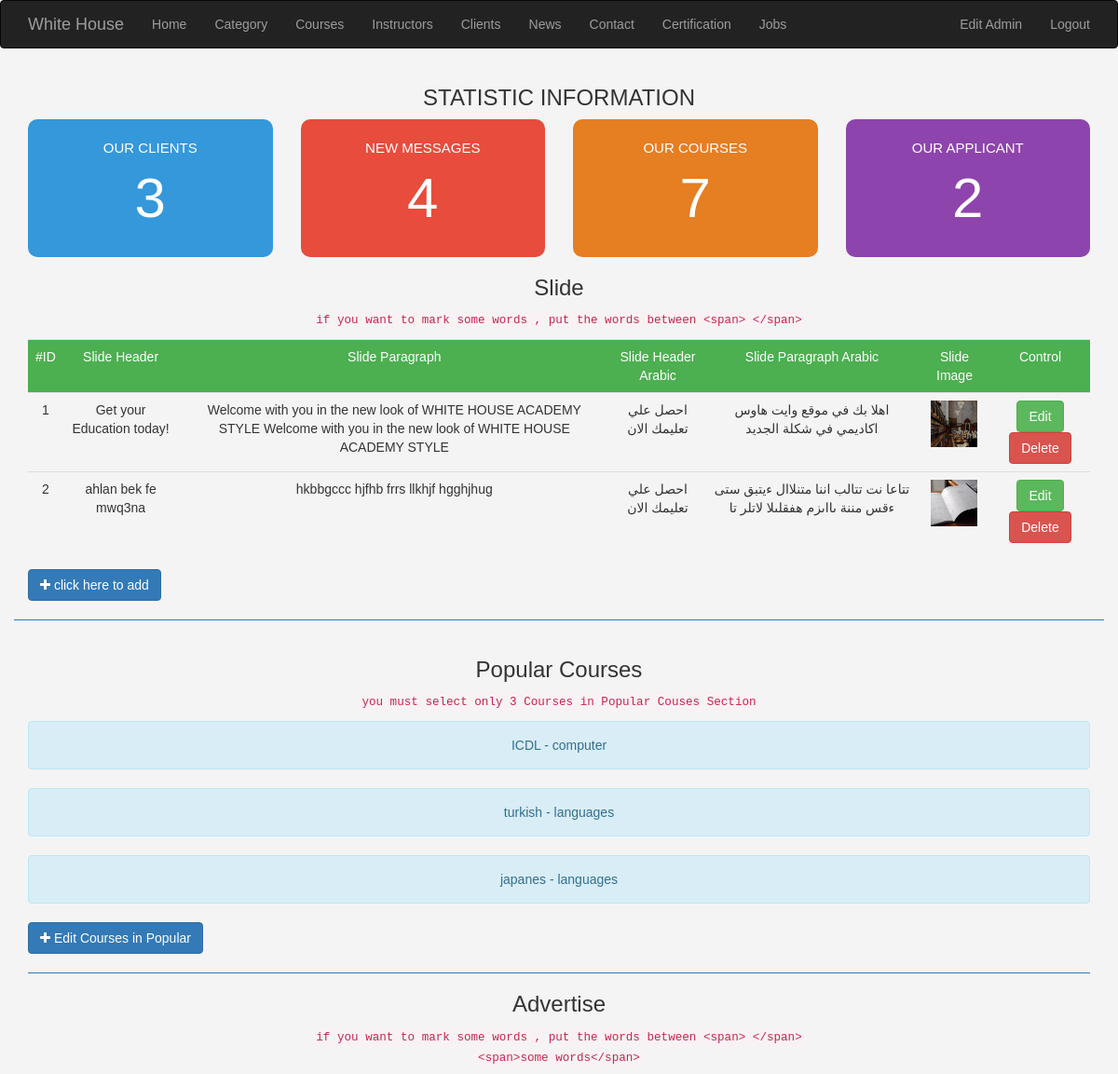
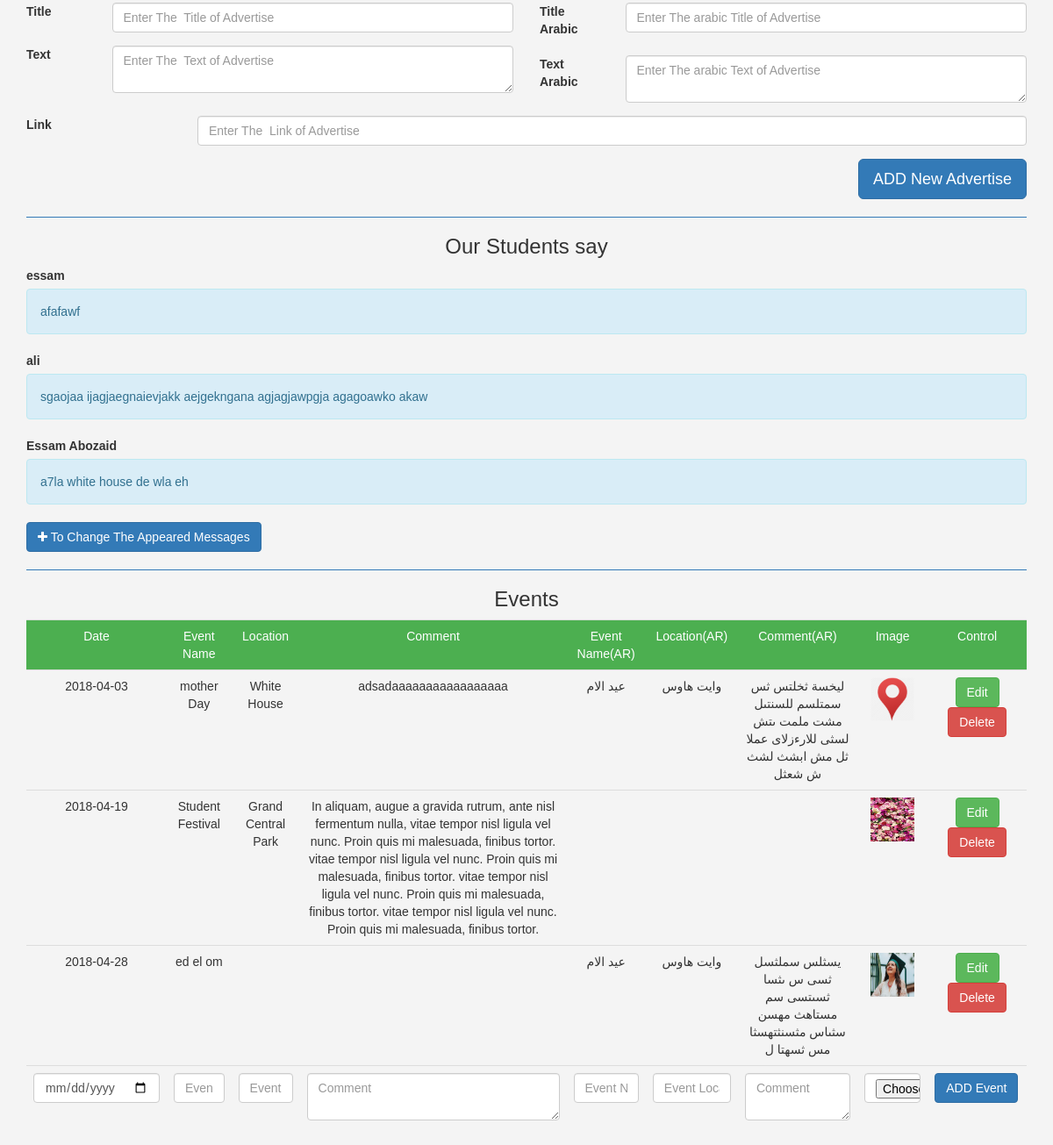
Page /WHA/admin/controlHomeEdit.php (signed in) on the committed database (2 pictures, top to bottom).
### tables this page shows
CREATE TABLE IF NOT EXISTS `carousel` (
`SlideID` int(11) NOT NULL,
  `SlideImage` varchar(255) NOT NULL,
  `SlideHeader` varchar(255) NOT NULL,
  `SlidePara` text NOT NULL,
  `SlideHeaderAr` varchar(255) NOT NULL,
  `SlideParaAr` text NOT NULL
);

CREATE TABLE IF NOT EXISTS `course` (
`courseID` int(11) NOT NULL,
  `courseName` varchar(255) NOT NULL,
  `description` text NOT NULL,
  `courseNameAr` varchar(255) NOT NULL,
  `descriptionAr` varchar(255) NOT NULL,
  `price` varchar(255) NOT NULL,
  `active` tinyint(4) NOT NULL DEFAULT '0',
  `image` varchar(255) NOT NULL,
  `catID` int(11) DEFAULT NULL,
  `popular` tinyint(4) NOT NULL DEFAULT '0'
);

CREATE TABLE IF NOT EXISTS `category` (
`categoryID` int(11) NOT NULL,
  `catName` varchar(255) NOT NULL,
  `catNameAr` varchar(255) NOT NULL,
  `description` text NOT NULL,
  `visibility` tinyint(4) NOT NULL DEFAULT '0'
);

CREATE TABLE IF NOT EXISTS `message` (
`ID` int(11) NOT NULL,
  `name` varchar(255) NOT NULL,
  `email` varchar(255) NOT NULL,
  `message` text NOT NULL,
  `read` tinyint(4) NOT NULL DEFAULT '0',
  `appear` tinyint(4) NOT NULL DEFAULT '0'
);

CREATE TABLE IF NOT EXISTS `event` (
`ID` int(11) NOT NULL,
  `eventDate` date NOT NULL,
  `eventName` varchar(255) NOT NULL,
  `eventLocation` varchar(255) NOT NULL,
  `eventPara` text NOT NULL,
  `eventNameAr` varchar(255) NOT NULL,
  `eventLocationAr` varchar(255) NOT NULL,
  `eventParaAr` text NOT NULL,
  `mainImage` varchar(255) NOT NULL
);

### WHA/admin/ControlHomeEdit.php (the view, shortened to what this page needs)
<?php
	if(isset($_SESSION['Username'])){
		include 'init.php';
 		include $tpl . 'header.inc';
 		$flag ='';
 		$flagSlide='';
 		$upcomingEvent='';
 		if(isset($_GET['flag'])){
 			$flag=$_GET['flag'];
 		}else{
 			$flag='Manage';
 		}
 		if ($flag=='Manage' && empty($flagSlide) && empty($upcomingEvent) ){
 			$stmt=$con->prepare("SELECT * FROM `carousel`");
 			$stmt->execute();
 			$rows=$stmt->fetchAll();
 			?>
 			<div class="container">
 				<h3 class="text-center">STATISTIC INFORMATION</h3>
 				<div class="row  text-center ">
 					<div class="col-md-3">
 						<div class="stat" style="background-color: #3498db">
 							OUR CLIENTS
 							<span><a href="clients.php"><?php echo getCount('clientID','client') ?></a></span>
 						</div>
 					</div>
 					<div class="col-md-3">
 						<div class="stat" style="background-color: #e74c3c">
 							NEW MESSAGES
 							<span><a href="contact.php"><?php echo getCountNewMessages() ?></a></span>
 						</div>
 					</div>
 					<div class="col-md-3">
 						<div class="stat" style="background-color: #e67e22">
 							OUR COURSES
 							<span><a href="courses.php"><?php echo getCount('courseID','course') ?></a></span>
 						</div>
 					</div>
 					<div class="col-md-3">
 						<div class="stat" style="background-color: #8e44ad">
 							OUR APPLICANT
 							<span><a href="career.php"><?php echo getCount('ID','career') ?></a></span>
 						</div>
 					</div>
 				</div>
 			</div>
 			<div class='container-fluid'>
 				<h3 class="text-center">Slide</h3>
 				<p class="text-center"><code>if you want to mark some words , put the words between &lt;span&gt;  &lt;/span&gt; </code></p>
			 	<div class="table-responsive container-fluid">
	 				<table id='SlideTable' class="main-table manage_images table table-border">
	 					<tr class="text-center">
	 						<td>#ID</td>
	 						<td>Slide Header</td>
	 						<td>Slide Paragraph</td>
	 						<td>Slide Header Arabic</td>
	 						<td>Slide Paragraph Arabic</td>
	 						<td>Slide Image</td>
	 						<td>Control</td>
	 					</tr>
	 					<?php
	 						foreach ($rows as $row) {
	 							echo "<tr class='text-center'>";
	 								echo "<td>" . $row['SlideID'] . "</td>";
	 								echo "<td>" . $row['SlideHeader'] . "</td>";
	 								echo "<td>" . $row['SlidePara'] . "</td>";
	 								echo "<td>" . $row['SlideHeaderAr'] . "</td>";
	 								echo "<td>" . $row['SlideParaAr'] . "</td>";
	 								echo "<td><img src='upload/images/" . $row['SlideImage'] . "' /></td>";
	 								echo "<td>
	 								<a href='?flagSlide=edit&SlideID=" . $row["SlideID"] ."' class='btn btn-success'>Edit</a>
	 								<a href='?flagSlide=delete&SlideID=" . $row["SlideID"] ."' class='btn btn-danger'>Delete</a>
	 									 </td>";
	 							echo "</tr>";
	 						}
	 					?>
	 				</table>
	 				<a href='?flagSlide=add' class="btn btn-primary"><i class="fa fa-plus"> </i> click here to add</a>
	 			</div>
	 			<hr style="border-top: 1px solid #337ab7;">
	 		<div class="container">
	 			<h3 class="text-center">Popular Courses</h3>
	 			<p class="text-center"><code> you must select only 3 Courses in Popular Couses Section </code> </p>
	 			<div>
					<?php
						$stmt=$con->prepare("SELECT courseName ,catName FROM `course` join category ON  category.categoryID = course.catID
							WHERE popular=1 AND active=0");
 						$stmt->execute();
 						$rows=$stmt->fetchAll();
 						foreach ($rows as $row) {
 							echo "<p class='text-center alert alert-info'> ".$row['courseName'] ." - ".$row['catName']." </p>";
 						}
					?>
					<a href='courses.php' class="btn btn-primary"><i class="fa fa-plus"> </i> Edit Courses in Popular </a>
	 			</div>
	 			<hr style="border-top: 1px solid #337ab7;">
	 			<h3 class="text-center">Advertise</h3>
	 			<p class="text-center"><code>if you want to mark some words , put the words between &lt;span&gt;  &lt;/span&gt; </code> <br><code>&lt;span&gt;some words&lt;/span&gt;</code>
	 			</p>
	 			<div>
	 				 <form method="POST" action="?advertise=add">
	 				 <div class="row">
	 				 	<div class="col-md-6">
		 				 	<div class="form-group row">
							    <label class="col-sm-2 col-form-label">Title</label>
							    <div class="col-sm-10">
							      	<input class="form-control" name="title"  placeholder="Enter The  Title of Advertise" type="text" required>
							    </div>
						 	</div>
						 	<div class="form-group row">
							    <label class="col-sm-2 col-form-label">Text</label>
							    <div class="col-sm-10">
							      	<textarea class="form-control" name="text"  placeholder="Enter The  Text of Advertise" required="required"></textarea>
							    </div>
						 	</div>
						</div>
		 				<div class="col-md-6">
		 					<div class="form-group row">
							    <label class="col-sm-2 col-form-label">Title Arabic</label>
							    <div class="col-sm-10">
							      	<input class="form-control" name="titleAr"  placeholder="Enter The arabic Title of Advertise" type="text" required>
							    </div>
						 	</div>
						 	<div class="form-group row">
							    <label class="col-sm-2 col-form-label">Text Arabic</label>
							    <div class="col-sm-10">
							      	<textarea class="form-control" name="textAr"  placeholder="Enter The arabic Text of Advertise" required="required"></textarea>
							    </div>
						 	</div>
		 				</div>
		 			</div>
		 			<div class="row">
		 				<div class="col-md-12">
						<div class="form-group row">
						    <label class="col-sm-2 col-form-label">Link</label>
						    <div class="col-sm-10">
						      	<input type="text" class="form-control" name="link"  placeholder="Enter The  Link of Advertise" required="required">
						    </div>
					 	</div>
					 	</div>
					 </div>
	 				 	<button type="submit" class="btn btn-primary pull-right btn-lg">ADD New Advertise</button>		 	  <div class="clearfix"></div>
	 				 </form>
	 			</div>
	 			<hr style="border-top: 1px solid #337ab7;">
	 			<h3 class="text-center">Our Students say</h3>
	 			<div>
	 				<?php
						$stmt=$con->prepare("SELECT * FROM `message` WHERE appear=1");
 						$stmt->execute();
 						$rows=$stmt->fetchAll();
 						foreach ($rows as $row) {
 							echo "<label class='text-center'> ".$row['name'] ." </label>";
 							echo "<p class='alert alert-info'>".$row['message']." </p>";
 						}
					?>
					<a href='contact.php' class="btn btn-primary"><i class="fa fa-plus"> </i> To Change The Appeared Messages</a>
	 			</div>
	 		</div>
	 		<div class="container-fluid">
	 			<hr style="border-top: 1px solid #337ab7;">
	 			<h3 class="text-center">Events</h3>
	 			<div class="table-responsive">
	 				<table id='SlideTable' class="main-table manage_images table table-border">
	 					<tr class="text-center">
	 						<td>Date</td>
	 						<td>Event Name</td>
	 						<td>Location</td>
	 						<td>Comment</td>
	 						<td>Event Name(AR)</td>
	 						<td>Location(AR)</td>
	 						<td>Comment(AR)</td>
	 						<td>Image</td>
	 						<td>Control</td>
	 					</tr>
	 					<?php
	 						$stmt=$con->prepare("SELECT * FROM event");
 							$stmt->execute();
 							$rows=$stmt->fetchAll();
	 						foreach ($rows as $row) {
	 							echo "<tr class='text-center'>";
	 								echo "<td>" . $row['eventDate'] . "</td>";
	 								echo "<td>" . $row['eventName'] . "</td>";
	 								echo "<td>" . $row['eventLocation'] . "</td>";
	 								echo "<td>" . $row['eventPara'] . "</td>";
	 								echo "<td>" . $row['eventNameAr'] . "</td>";
	 								echo "<td>" . $row['eventLocationAr'] . "</td>";
	 								echo "<td>" . $row['eventParaAr'] . "</td>";
	 								echo "<td><img src='upload/images/" . $row['mainImage'] . "' /></td>";
	 								echo "<td>
	 								<a href='?upcomingEvent=edit&eventID=" . $row["ID"] ."' class='btn btn-success'>Edit</a>
	 								<a href='?upcomingEvent=delete&eventID=" . $row["ID"] ."' class='btn btn-danger'>Delete</a>
	 									 </td>";
	 							echo "</tr>";
	 						}
	 					?>
	 						<form method="POST" action="?event=add" enctype="multipart/form-data">
		 						<tr>
		 							<td><input class="form-control" name="date"  placeholder="Event Date" type="date" required></td>
		 							<td><input class="form-control" name="eventName"  placeholder="Event Name" type="text" required></td>
		 							<td><input class="form-control" name="location"  placeholder="Event Location" type="text"></td>
		 							<td><textarea class="form-control" name='eventPara' placeholder="Comment"></textarea></td>
		 							<td><input class="form-control" name="eventNameAr"  placeholder="Event Name" type="text" required></td>
		 							<td><input class="form-control" name="locationAr"  placeholder="Event Location" type="text"></td>
		 							<td><textarea class="form-control" name='eventParaAr' placeholder="Comment"></textarea></td>
		 							<td><input class="form-control" name="image"  placeholder="image" type="file" ></td>
		 							<td><button type="submit" class="btn btn-primary">ADD Event</button></td>
		 						</tr>
		 					</form>
	 				</table>
	 			</div>
			</div>
 		</div>
				<?php
 		}else{
 		}
	}else{
		header('Location:index.php');
		exit();
	}
   ?>
<?php include $tpl . 'down.inc'; ?>

### WHA/admin/layout/css/custom.css (style rules this page uses)
body { font-family: Arial, Helvetica, sans-serif; background-color: #f4f4f4; }
.main-table tr:first-child td { background-color: #4CAF50; color: #fff; }
.manage_images img { width:50px; height: 50px; }
.stat { padding: 20px; font-size: 15px; color: #fff; border-radius: 10px; }
.stat a { color: #fff; text-decoration: none; }
.stat span { display:block; font-size: 60px; }

### rows in the picture
carousel: SlideID "1", SlideHeader "Get your Education today!", SlidePara "Welcome with you in the new look of WHITE HOUSE ACADEMY STYLE Welcome with you in the new look of WHITE HOUSE ACADEMY STYLE", SlideHeaderAr "احصل علي تعليمك الان", SlideParaAr "اهلا بك في موقع وايت هاوس اكاديمي في شكلة الجديد", SlideImage (picture)
carousel: SlideID "2", SlideHeader "ahlan bek fe mwq3na", SlidePara "hkbbgccc hjfhb frrs llkhjf hgghjhug", SlideHeaderAr "احصل علي تعليمك الان", SlideParaAr "تتاعا نت تتالب اننا متنلاال ءيتبق ستى ءقس مننة ىااىزم هفقلىلا لاتلر تا", SlideImage (picture)
course: courseName "ICDL", catID.catName "computer"
course: courseName "turkish", catID.catName "languages"
course: courseName "japanes", catID.catName "languages"
message: name "essam", message "afafawf"
message: name "ali", message "sgaojaa ijagjaegnaievjakk aejgekngana agjagjawpgja agagoawko akaw"
message: name "Essam Abozaid", message "a7la white house de wla eh"
event: eventDate "2018-04-03", eventName "mother Day", eventLocation "White House", eventPara "adsadaaaaaaaaaaaaaaaaa", eventNameAr "عيد الام", eventLocationAr "وايت هاوس", eventParaAr "ليخسة ثخلتس ثس سمتلسم للسنتىل مشت ملمت ىتش لسثى للارءزلاى عملا ثل مش ابشث لشث ش شعثل", mainImage (picture)
event: eventDate "2018-04-19", eventName "Student Festival", eventLocation "Grand Central Park", eventPara "In aliquam, augue a gravida rutrum, ante nisl fermentum nulla, vitae tempor nisl ligula vel nunc. Proin quis mi malesuada, finibus tortor. vitae tempor nisl ligula vel nunc. Proin quis mi malesuada, finibus tortor. vitae tempor nisl ligula vel nunc. Proin quis mi malesuada, finibus tortor. vitae tempor nisl ligula vel nunc. Proin quis mi malesuada, finibus tortor.", mainImage (picture)
event: eventDate "2018-04-28", eventName "ed el om", eventNameAr "عيد الام", eventLocationAr "وايت هاوس", eventParaAr "يسثلس سملثسل ثسى س ىثسا ثسىتسى سم مستاهث مهسن سثىاس مثسنثتهسثا مس ثسهتا ل", mainImage (picture)

### other values in the picture
lang('HOME') "Home"
lang('CATEGORY') "Category"
lang('PAGE1') "Courses"
lang('PAGE2') "Instructors"
lang('PAGE3') "Clients"
lang('PAGE4') "News"
lang('PAGE5') "Contact"
lang('PAGE7') "Certification"
lang('PAGE8') "Jobs"
lang('PAGE6') "Edit Admin"
lang('LOGOUT') "Logout"
$stmt2->fetchColumn() "3 7 2"
$stmt3->fetchColumn() "4"
